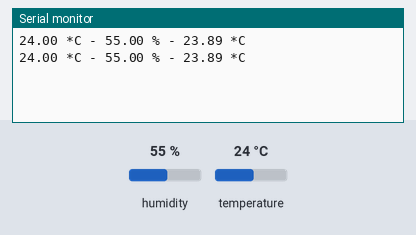
This sketch was run on a simulated Arduino Uno, built with avr-gcc and run on an emulated ATmega328P. On the bench: the last lines printed to the serial monitor. The test bench sets the inputs (shaded band); at power-on: humidity 55 %, temperature 24 °C.

Above: at 10.8 s.
10.9 s: humidity set to 22 %
At 15.5 s:
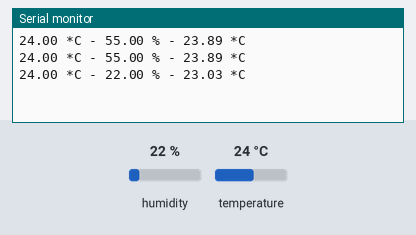
18.4 s: temperature set to 12 °C
At 21.4 s:
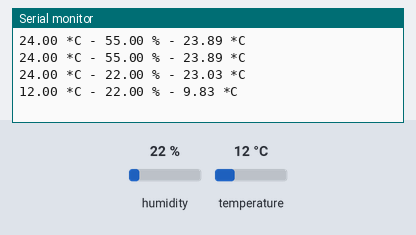
25.9 s: humidity set to 40 %
At 30.8 s:
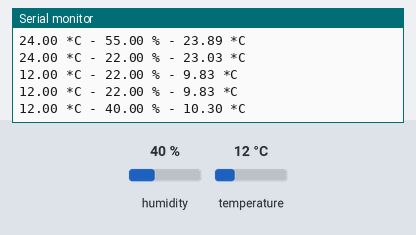
Timing chart, 0 to 32.3 s (numbered marks = the images above; inputs shaded):
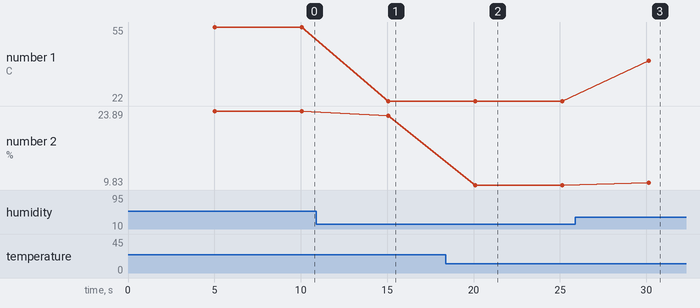

The sketch:

temphum.ino
```cpp
// (licence header left out)
#include "DHT.h"

#define DHTPIN 2     // what digital pin we're connected to

#define DHTTYPE DHT11   // DHT 11

DHT dht(DHTPIN, DHTTYPE);

void setup() {
  Serial.begin(57600);

  dht.begin();
}

void loop() {
  delay(5000);

  // Reading temperature or humidity takes about 250 milliseconds!
  // Sensor readings may also be up to 2 seconds 'old' (its a very slow sensor)
  float h = dht.readHumidity();
  // Read temperature as Celsius (the default)
  float t = dht.readTemperature();

  // Check if any reads failed and exit early (to try again).
  if (isnan(h) || isnan(t) ) {
    Serial.println("Failed to read from DHT sensor!");
    return;
  }

  // Compute heat index in Celsius (isFahreheit = false)
  float hic = dht.computeHeatIndex(t, h, false);

  Serial.print(t);
  Serial.print(" *C - ");
  Serial.print(h);
  Serial.print(" % - ");
  Serial.print(hic);
  Serial.print(" *C\n");
}
```

Measured:
- after the input at 10.9 s, the serial monitor: prints a new line after 4.2 s (image 1)
- after the input at 18.4 s, the serial monitor: prints a new line after 1.7 s (image 2)
- after the input at 25.9 s, the serial monitor: prints a new line after 4.2 s (image 3)
- plotted number 1: 55 → 22 after the input at 10.9 s, 22 → 40 after the input at 25.9 s
- plotted number 2: 23.89 → 23.03 after the input at 10.9 s, 23.03 → 9.83 after the input at 18.4 s, 9.83 → 10.3 after the input at 25.9 s
